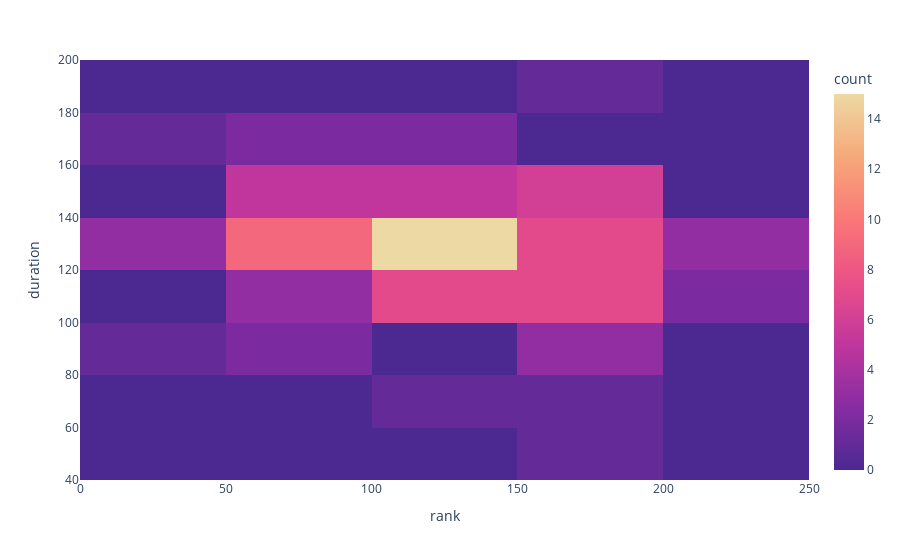

The notebook cell this image was saved under:
### Markdown cell above
# rankmeanVsDurationmean

### Code cell
rankmeanVsDurationmeanFig = px.density_heatmap(yearVsRankmeanVsDurationmeanVsCount, x = 'rank', y = 'duration', color_continuous_scale = PALLET)
rankmeanVsDurationmeanFig.show()

### Figure 1 — Plotly figure (JSON) as saved in the notebook; plotly's stock layout.template omitted (floating-point values rounded to 4 significant figures)
{"data": [{"coloraxis": "coloraxis", "hovertemplate": "rank=%{x}<br>duration=%{y}<br>count=%{z}<extra></extra>", "name": "", "type": "histogram2d", "x": [129, 196, 180, 188, 116, 210, 76, 243, 48, 194.3, 179, 98, 137, 104, 122, 133, 193, 115.7, 91, 201, 105, 237, 115.8, 102, 164.5, 67.5, 141, 84.67, 118.5, 70, 184.5, 162.7, 240, 71.5, 105, 2, 170.5, 80.5, 139.8, 185, 29, 192, 118, 98.5, 67, 165.5, 98.5, 124.3, 86.33, 167.7, 106, 96.25, 157.5, 134, 26.5, 162, 142.5, 18.6, 108.8, 169, 96.4, 114, 85.67, 107.4, 98.2, 61.25, 134.3, 173.1, 172.7, 70.25, 168.8, 77.67, 144.3, 111.4, 151.4, 73, 174.8, 126.2, 196.5, 158.5, 151.7, 87.25, 116.8, 119.5, 186.5, 126, 127.5], "xaxis": "x", "xbingroup": "x", "y": [68, 45, 95, 78, 153, 114, 93, 105, 87, 156.3, 128, 119, 100.5, 107, 150, 107.5, 93, 112, 123, 133.5, 133, 125, 108, 128, 142, 117, 144.5, 160, 157.5, 95, 152, 127.3, 127, 157, 136, 175, 125.5, 166, 133.2, 118.3, 121, 183, 119.3, 130.8, 132, 113, 150.5, 165.3, 140, 115.3, 116, 115.5, 127.5, 163, 127.5, 106.3, 139, 127.2, 129.9, 95.5, 120.6, 123, 129.8, 125.2, 130.4, 150, 134.5, 118.7, 128, 134, 140.8, 122, 122.2, 123.6, 130.2, 148, 147.5, 129, 115.5, 137.8, 119, 130.5, 133.7, 128.5, 156, 130, 145], "yaxis": "y", "ybingroup": "y"}], "layout": {"coloraxis": {"colorbar": {"title": {"text": "count"}}, "colorscale": [[0, "rgb(75, 41, 145)"], [0.1667, "rgb(135, 44, 162)"], [0.3333, "rgb(192, 54, 157)"], [0.5, "rgb(234, 79, 136)"], [0.6667, "rgb(250, 120, 118)"], [0.8333, "rgb(246, 169, 122)"], [1, "rgb(237, 217, 163)"]]}, "legend": {"tracegroupgap": 0}, "margin": {"t": 60}, "xaxis": {"anchor": "y", "domain": [0, 1], "title": {"text": "rank"}}, "yaxis": {"anchor": "x", "domain": [0, 1], "title": {"text": "duration"}}}}
